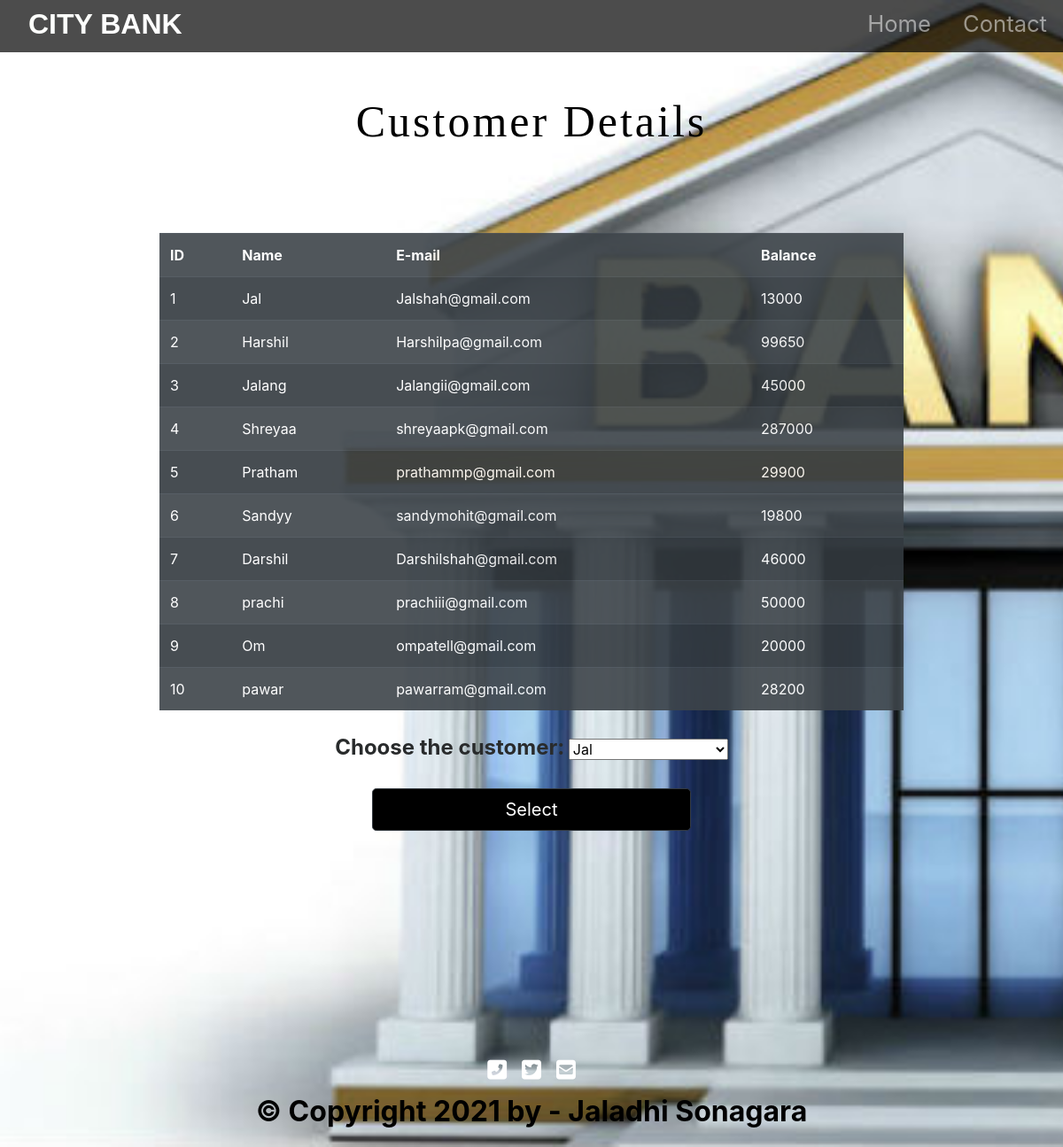
/customer.php, run on the app's committed database.
### tables this page shows
CREATE TABLE `customer` (
  `id` int(11) NOT NULL,
  `Name` varchar(255) NOT NULL,
  `email` varchar(255) NOT NULL,
  `balance` bigint(20) NOT NULL
);

### customer.php (the view, shortened to what this page needs)
<!DOCTYPE html>
<html lang="en">
<head>
  <link rel="stylesheet" href="https://stackpath.bootstrapcdn.com/bootstrap/4.5.2/css/bootstrap.min.css"
>
  <link rel="stylesheet" type="text/css" href="styles.css">
</head>
<body>
  <div id="title">
    <nav id="navbar" class="navbar navbar-expand-lg navbar-dark ">
      <a id="navbar-brand" href="index.php">CITY <span>  BANK</span></a>
      <div class="collapse navbar-collapse" id="navbarTogglerDemo01">
        <ul class="navbar-nav ml-auto">
          <li class="nav-item">
            <a class="nav-link" href="index.php">Home</a>
          </li>
          <li class="nav-item">
            <a class="nav-link" href="#footer">Contact</a>
          </li>
        </ul>
      </div>
    </nav>
  </div>
  <?php
 echo '<h1 class="intro"><center>Customer Details</center></h1>';
 echo '<table class=" listtable table-dark table  table-striped table-hover mt-5"  style="opacity: 0.9; width: 70%; margin: auto;">
 <tr>
     <th>ID</th>
     <th>Name</th>
     <th>E-mail</th>
     <th>Balance</th>
 </tr>';
    $server = "localhost";
    $username = "root";
    $password = "";
    $database = "bank";
    $con = mysqli_connect($server, $username, $password, $database);
     $sql = "SELECT id,Name,email,balance FROM customer;";
     $sql1 = "SELECT Name FROM customer;";
        $result=mysqli_query($con,$sql);
        while($row=mysqli_fetch_array($result)){
            echo '<tr>
            <td>'.$row["id"].'</td>
            <td>'.$row["Name"].'</td>
            <td>'.$row["email"].'</td>
            <td>'.$row["balance"].'</td>
        </tr>';
          }
 echo'</table>';
?><br>
  <form action="select.php" method="POST" style="text-align:center">
    <label class="choose">Choose the customer: </label>
    <select id="cus" name="cus" style="width:15%">
      <?php $result1=mysqli_query($con,$sql1); ?>
      <?php while($row1=mysqli_fetch_array($result1)):; ?>
      <option value="<?php echo $row1[0]; ?>">
        <?php echo $row1[0]; ?>
      </option>
      <?php endwhile ;
    ?>
    </select><br>
    <div><button class="btn btn-dark btn-lg" style="margin-top:20px;">Select</button></div>
  </form>
  <br><br>
</body>
<footer id="footer">
  <i class="social-icon fas fa-phone-square-alt"></i>
  <i class="social-icon fab fa-twitter-square"></i>
  <i class="social-icon fas fa-envelope-square"></i>
  <p>© Copyright 2021 by - Jaladhi Sonagara</p>
</footer>
</html>

### styles.css (style rules this page uses)
#title { background: rgba(0,0,0,0.7); }
#navbar { padding: 0 0 5px; }
#navbar-brand { text-decoration: none; color:#fdfffc; font-family: sans-serif; font-size: 2rem; font-weight: bold; padding-left: 2rem; }
span { color:white; }
.nav-item { padding: 0 10px; }
.nav-link { font-size: 1.6rem; }
.btn { background-color: black; }
.intro { text-align: center; font-size: 50px; letter-spacing: 3px; font-family: 'sans-serif'; position: relative; padding:4% 8%; color:black; }
button { height: 30%; width: 30%; }
.choose { font-size:1.5rem; color:#292b2c; font-style:Ubuntu; font-weight:bold }
#footer { margin-top: 200px; padding: 5% auto; text-align: center; color: rgb(0, 0, 0); font-size: 25px; }
.social-icon { margin: 10px 5px; color: white; }

### customer.php (style rules this page uses)
body { background-image: url("img/5.jpg"); background-size: cover; height: 100%; width: 100%; background-repeat: no-repeat; background-attachment: fixed; }
p { color: black; font-size: 2rem; font-weight: bold; }

### data on the page
customer: id "1", Name "Jal", email "Jalshah@gmail.com", balance "13000"
customer: id "2", Name "Harshil", email "Harshilpa@gmail.com", balance "99650"
customer: id "3", Name "Jalang", email "Jalangii@gmail.com", balance "45000"
customer: id "4", Name "Shreyaa", email "shreyaapk@gmail.com", balance "287000"
customer: id "5", Name "Pratham", email "prathammp@gmail.com", balance "29900"
customer: id "6", Name "Sandyy", email "sandymohit@gmail.com", balance "19800"
customer: id "7", Name "Darshil", email "Darshilshah@gmail.com", balance "46000"
customer: id "8", Name "prachi", email "prachiii@gmail.com", balance "50000"
customer: id "9", Name "Om", email "ompatell@gmail.com", balance "20000"
customer: id "10", Name "pawar", email "pawarram@gmail.com", balance "28200"

### other printed values
form field cus "Jal"
